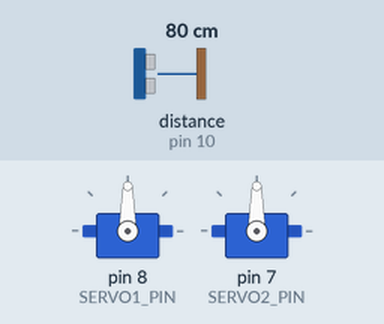
This sketch was run on a simulated Arduino Uno, built with avr-gcc and run on an emulated ATmega328P. Shown: 2 × servo. Wiring (inferred from the names in the program): ultrasonic range finder: trigger pin 9; echo pin 10. Inputs (shaded band) come from the test bench; at power-on: distance to the obstacle (sensor on pin 10) 80 cm. The echo pulse lasts 58.3 µs per cm.

Above: at 1.2 s.
1.3 s: distance to the obstacle (sensor on pin 10) set to 35 cm
4.3 s: distance to the obstacle (sensor on pin 10) set to 29 cm
7.3 s: distance to the obstacle (sensor on pin 10) set to 60 cm
At 8.6 s:
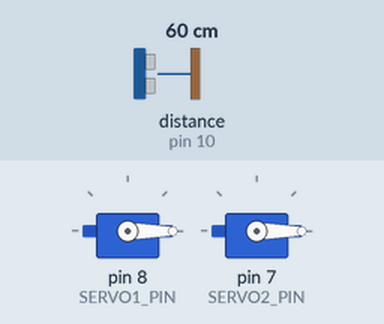
Timing chart, 0 to 10.3 s (numbered marks = the images above; inputs shaded):
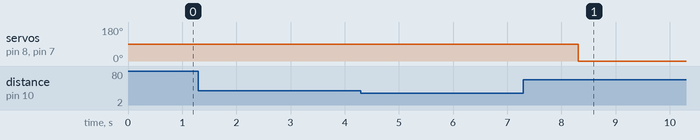

Measured:
- after the input at 1.3 s, every drawn part: stays the same
- after the input at 7.3 s, servo on pin 8 (SERVO1_PIN), servo on pin 7 (SERVO2_PIN): 90° → 0° after 1.0 s

The sketch:

smart_dustbin.ino
```cpp
#include <Servo.h>

// Pin assignments
const int TRIG_PIN = 9;
const int ECHO_PIN = 10;
const int SERVO1_PIN = 8;
const int SERVO2_PIN = 7; // Change pin number if your second servo is on a different pin

Servo servo1;
Servo servo2;

long readUltrasonicDistance(int triggerPin, int echoPin)
{
  pinMode(triggerPin, OUTPUT);
  digitalWrite(triggerPin, LOW);
  delayMicroseconds(2);

  digitalWrite(triggerPin, HIGH);
  delayMicroseconds(10);
  digitalWrite(triggerPin, LOW);

  pinMode(echoPin, INPUT);
  return pulseIn(echoPin, HIGH);
}

void setup()
{
  servo1.attach(SERVO1_PIN, 500, 2500);
  servo2.attach(SERVO2_PIN, 500, 2500);
}

void loop()
{
  // Convert pulse time to distance in centimeters
  long distanceCm = 0.01723 * readUltrasonicDistance(TRIG_PIN, ECHO_PIN);

  if (distanceCm <= 30) {
    // Open lid (rotate both servos to 90 degrees)
    servo1.write(90);
    servo2.write(90);
    delay(2000); // Hold open for 2 seconds

    // Close lid
    servo1.write(0);
    servo2.write(0);
  }
}
```
